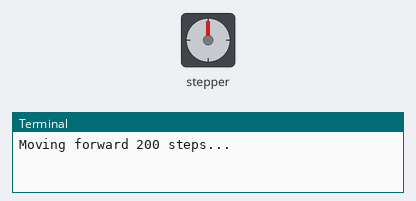
A program run on a simulated Raspberry Pi (BCM pin numbers). Parts: stepper motor, the last lines printed to the terminal. At 2.1 s the program stops and its outputs stay as they are.

Above: at 0.15 s.
At 1.05 s:
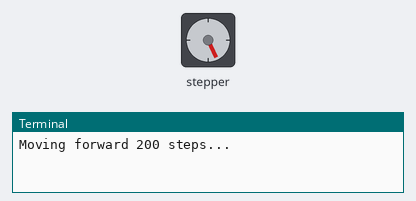
At 1.65 s:
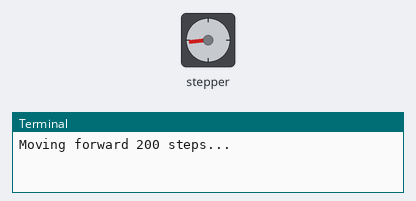
At 2.1 s:
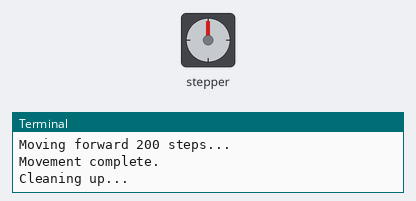
Timing chart, 0 to 3.6 s (numbered marks = the images above):
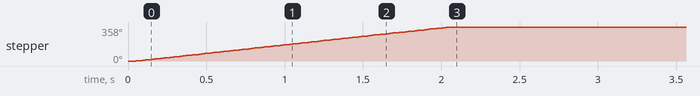

The program:

stepper.py
```python
from RpiMotorLib import RpiMotorLib
import time

# Define GPIO pins
direction_pin = 5  # Direction GPIO Pin
step_pin = 6      # Step GPIO Pin
mode_pins = ()    # Mode pins (empty for this example)

# Declare an named instance of class pass GPIO pins numbers
stepper = RpiMotorLib.A4988Nema(direction_pin, step_pin, mode_pins, "A4988")

# Motor steps per revolution (depends on your motor)
steps_per_revolution = 400

try:
    print("Moving forward 200 steps...")
    # Spin motor 200 steps
    stepper.motor_go(True,               # True for clockwise, False for counter-clockwise
                     "Full",             # Step type (Full, Half, 1/4, 1/8, 1/16, 1/32)
                     200,                # Number of steps
                     0.005,              # Step delay [sec]
                     False,              # True for verbose output, False for quiet
                     0.05)               # Initial delay [sec]
    print("Movement complete.")

except KeyboardInterrupt:
    print("Program interrupted.")

finally:
    print("Cleaning up...")
    # The RpiMotorLib doesn't need cleanup like raw GPIO
```

Measured:
- by itself, stepper: turns 358° clockwise in 2.0 s
